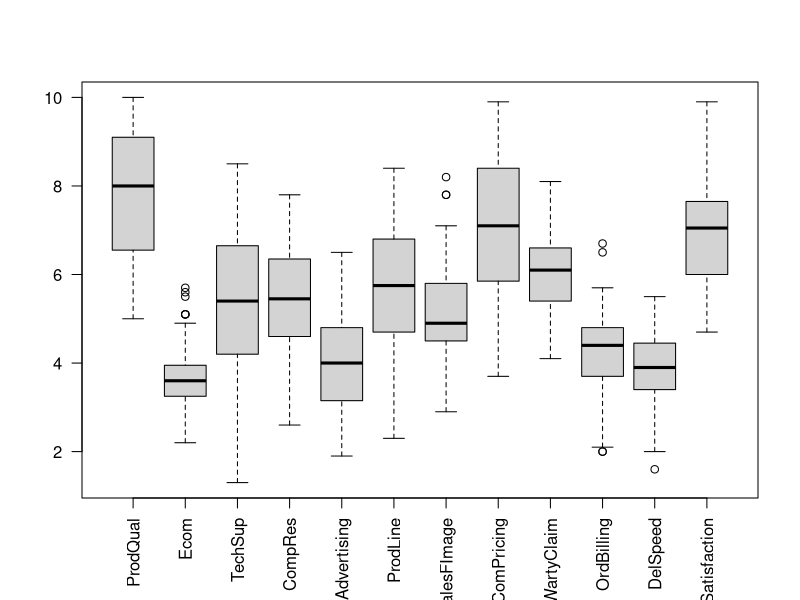
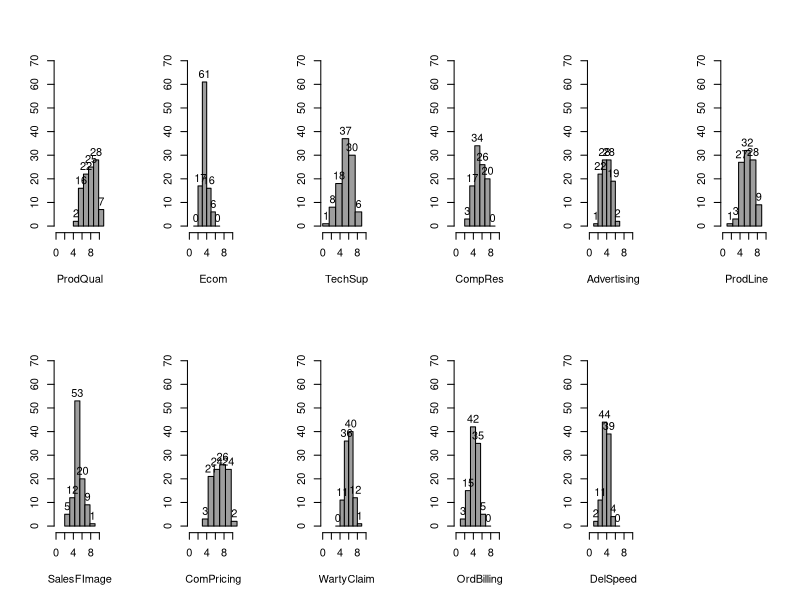

Write the R code that produced these figures, in order. (Note: this script raises an error after producing the figures.)
###Installing packages###
library(lattice)
library(ggplot2)
library(MASS)
library(dplyr)
library(car)
library(nFactors)
library(corrplot)
library(psych)
library(kableExtra)
library(boot)

###1.1&1.2 EDA - Basic data summary, Univariate, Bivariate analysis, graphs###
setwd("F:/GREAT LEARNING/ADVANCED STATISTICS/Project - Advanced Statistics - Factor Hair Revised/Project - Factor Hair - GL solution")
getwd()
mydata=read.csv("Factor-Hair-Revised.csv", header = TRUE)
attach(mydata)
summary(mydata)
str(mydata)
dim(mydata)
names(mydata)
rithu=mydata[,2:12]
rithu

###boxplot###
hairboxplot=boxplot(mydata[,-1],las=2)


variables = c("ProdQual" , "Ecom" , "TechSup" , "CompRes" , 
              "Advertising" , "ProdLine" , "SalesFImage", "ComPricing" , 
              "WartyClaim" , "OrdBilling" , "DelSpeed" , "Satisfaction")

## Hist for the independent Variables
#Convert Plotting space in 12
par(mfrow = c(2,6)) 
for (i in (1:12)) {
  h = round(max(rithu[,i]),0)+1
  l = round(min(rithu[,i]),0)-1
  n = variables[i]
  hist (rithu[,i],breaks = seq(l,h,((h-l)/6)), labels = T,
        include.lowest=T, right=T, 
        col=8, border=1, 
        main = NULL, xlab= n, ylab=NULL, 
        cex.lab=1, cex.axis=1, cex.main=1, cex.sub=1,
        xlim = c(0,11), ylim = c(0,70))
}


hist (Satisfaction, breaks = c(0:11), labels = T,
      include.lowest=T, right=T, 
      col=8, border=1, 
      main = paste("Histogram of Customer Satisfaction"),
      xlab= "Satisfaction", ylab="COUNT", 
      xlim = c(0,11), ylim = c(0,35))

par(mfrow = c(2,5))
for (i in c(1:11)) {
  plot(rithu[,i],Satisfaction, 
       xlab = variables[i], ylab = NULL, col = "red", 
       cex.lab=1, cex.axis=1, cex.main=1, cex.sub=1,
       xlim = c(0,10),ylim = c(0,10))
  abline(lm(formula = Satisfaction ~ rithu[,i]),col = "blue")
}

boxplot(Satisfaction, horizontal = T, xlab = variables[12], ylim=c(0,11))

####correlation
corrplot(cor(rithu),method ="number",type="upper")

####Outliers
list("OutLiers")
OutLiers <- rithu[(1:12),]
for (i in c(1:12)) {
  
  Box_Plot <- boxplot(rithu[,i],plot = F)$out
  OutLiers[,i] <- NA
  
  if (length(Box_Plot)>0) {
    OutLiers[(1:length(Box_Plot)),i] <- Box_Plot 
  }
}

summary(rithu)

OutLiers = OutLiers[(1:6),]
write.csv(OutLiers, "OutLiers.csv")

####Missing Value
sum(is.na(rithu))

####Summary of the dataset
summary(rithu)


###2. Check for Multicollinearity - Plot the graph based on Multicollinearity###
com1=lm(Satisfaction~.,data = rithu)
vif(com1)

###3. Simple Linear Regression (with every variable)###
lm.Prodqual=lm(Satisfaction~ProdQual,rithu)
lm.Prodqual

lm.Ecom=lm(Satisfaction~Ecom,rithu)
lm.Ecom

lm.Techsup=lm(Satisfaction~TechSup,rithu)
lm.Techsup

lm.compres=lm(Satisfaction~CompRes,rithu)
lm.compres

lm.Advertising=lm(Satisfaction~Advertising,rithu)
lm.Advertising

lm.Prodline=lm(Satisfaction~ProdLine,rithu)
lm.Prodline

lm.SalesFImage=lm(Satisfaction~SalesFImage,rithu)
lm.SalesFImage

lm.Compricing=lm(Satisfaction~ComPricing)
lm.Compricing

lm.WartyClaim=lm(Satisfaction~WartyClaim,rithu)
lm.WartyClaim

lm.OrdBilling=lm(Satisfaction~OrdBilling,rithu)
lm.OrdBilling

lm.DelSpeed=lm(Satisfaction~DelSpeed,rithu)
lm.DelSpeed

###4.1 Perform PCA/FA and Interpret the Eigen Values (apply Kaiser Normalization Rule)###
###Eigen valve computation###
corlnMatrix=cor(rithu[,-12])
corlnMatrix

cortest.bartlett(corlnMatrix,100)

A=eigen(corlnMatrix)
EV=A$values
EV

###4.2 Output Interpretation Tell why only 4 factors are being asked in the questions and tell whether it is correct in choosing 4 factors. Name the factors with correct explanations.###
library(psych)
unrotate=principal(rithu,nfactors = 4,rotate = "none")
print(unrotate,digits = 4)
unrotatedprofile=plot(unrotate,row.names(unrotate$loadings))
rotate=principal(rithu,nfactors=4,rotate="varimax")
print(rotate,digits=4)
rotatedprofile=plot(rotate,row.names(rotate$loadings),cex=1.0)



plot(EV, main = "Scree Plot", xlab = "Factors", ylab = "Eigen Values", pch = 20, col = "blue")
lines(EV, col = "red")
abline(h = 1, col = "green", lty = 2)

FourFactor1 = fa(r= rithu[,-12], nfactors =4, rotate ="none", fm ="pa")
print(FourFactor1)

hair.corr2=rithu[,1:11]
class(hair.corr2)
hair.corr2

rithu.pca=principal(hair.corr2,nfactors = 4,rotate = "varimax")
print(rithu.pca$loadings, cutoff = 0.6)

scores=round(rithu.pca$scores,2)
scores
as.data.frame(scores)

###5.1 Create a data frame with a minimum of 5 columns, 4 of which are different factors and the 5th column is Customer Satisfaction###

colnames(scores)=c("Pchexp","Bdrecog","Aftsvc","Prodt")
print(head(scores))

####5.2Perform Multiple Linear Regression with Customer Satisfaction as the Dependent Variable and the four factors as Independent Variables###
hair_s=mydata%>%select(c("ID","Satisfaction"))
hair_new=cbind(hair_s,scores)
print(head(hair_new))

###5.3MLR summary interpretation and significance (R, R2, Adjusted R2,Degrees of Freedom, f-statistic, coefficients along with p-values)###
m.linear.RegModel = lm(Satisfaction ~ Pchexp + Bdrecog + Aftsvc + Prodt, hair_new)
summary(m.linear.RegModel)

###5.4 Output Interpretation <making it meaningful for everybody>###
pred.Satisfn = predict(m.linear.RegModel)
as.data.frame(pred.Satisfn)

hair_new = cbind(hair_new, pred.Satisfn)
hair_new$pred.Satisfn = round(hair_new$pred.Satisfn, 1)
print(head(hair_new))


####Predicted vs Actual plot
plot(hair_new$Satisfaction, col="blue", xlab = "Data points", 
     ylab = "Satisfacton score",
     type = "b", cex = 1, pch = 21, bg = "blue")
lines(hair_new$pred.Satisfn, col= "red", type = "b")
text(28, 9.9, "Actual value", col = "blue")
text(14.5, 9, "Predicted value", col ="red")



####COMPLETE>>>THANK YOU
